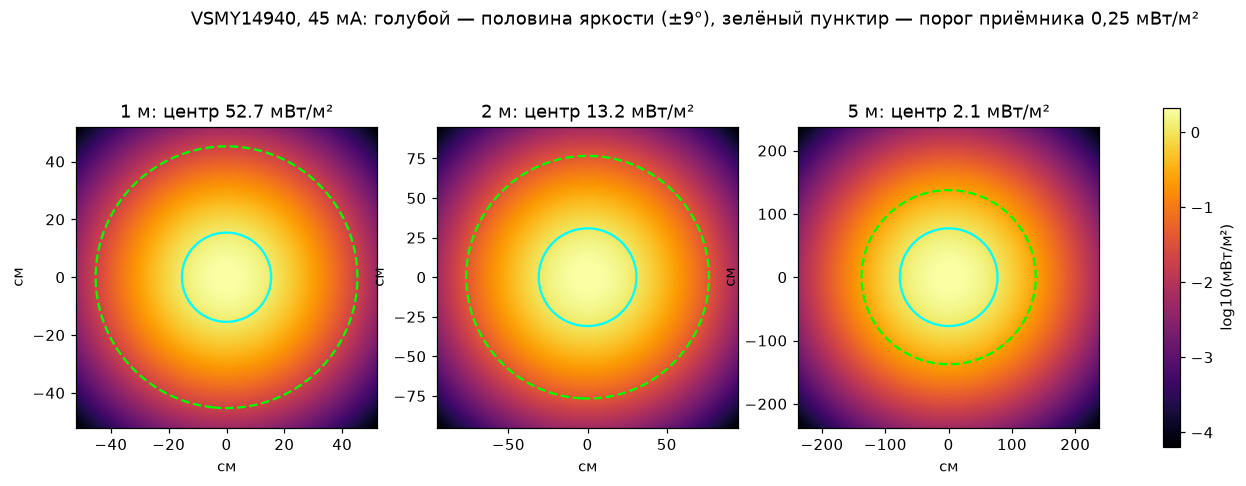

Python code for this plot:
"""Пятно ИК-светодиода VSMY14940 на стене в 1, 2, 5 м.

Модель (допущения помечены):
- Ie на оси из даташита Vishay (Rev 1.4): 82 мВт/ср тип., 50 мин. при 70 мА; линейно по току (допущение).
- Ток одного светодиода 45 мА при 3,0 В и RL 33 Ом (оценка из расчёта v5, docs/source_package_v5_nrf).
- Диаграмма: гаусс с полушириной по половине интенсивности ±9° (даташит даёт только ±9°; форма — допущение).
- Плоская стена перпендикулярно оси: E = I(θ)·cos(θ)/r², r = d/cos(θ).
- Порог приёмника: 0,12 (типично) и 0,25 мВт/м² (худший) — оценка из README v5, по методике Vishay.
"""
import math
import matplotlib
matplotlib.use("Agg")
import matplotlib.pyplot as plt
import numpy as np

IE70_TYP, IE70_MIN = 82.0, 50.0  # мВт/ср при 70 мА
I_LED = 45.0                       # мА, оценка
HW = 9.0                           # градусов, половина интенсивности
TH_TYP, TH_WORST = 0.12, 0.25      # мВт/м²

def irradiance(ie0, x, y, d):
    r2 = x**2 + y**2 + d**2
    cos_t = d / np.sqrt(r2)
    th = np.degrees(np.arccos(cos_t))
    i = ie0 * np.exp(-math.log(2) * (th / HW) ** 2)
    return i * cos_t / r2

def radius_where(ie0, d, level):
    rs = np.linspace(0, d * 2, 20001)
    e = irradiance(ie0, rs, 0, d)
    ok = rs[e >= level]
    return ok.max() if ok.size else 0.0

ie_typ = IE70_TYP * I_LED / 70
ie_min = IE70_MIN * I_LED / 70
rows = []
fig, axs = plt.subplots(1, 3, figsize=(15, 5))
for ax, d in zip(axs, [1, 2, 5]):
    half = d * math.tan(math.radians(HW))
    span = max(half * 3, radius_where(ie_typ, d, TH_WORST) * 1.15)
    g = np.linspace(-span, span, 401)
    X, Y = np.meshgrid(g, g)
    E = irradiance(ie_typ, X, Y, d)
    im = ax.imshow(np.log10(E), extent=[-span*100, span*100, -span*100, span*100], cmap="inferno", origin="lower")
    ax.contour(X*100, Y*100, E, levels=[E.max()/2], colors="cyan", linewidths=1.5)
    ax.contour(X*100, Y*100, E, levels=[TH_WORST], colors="lime", linewidths=1.5, linestyles="--")
    ax.set_title(f"{d} м: центр {E.max():.1f} мВт/м²")
    ax.set_xlabel("см"); ax.set_ylabel("см")
    rows.append((d, E.max(), half*2, radius_where(ie_typ, d, TH_WORST)*2, radius_where(ie_min, d, TH_WORST)*2))
fig.suptitle("VSMY14940, 45 мА: голубой — половина яркости (±9°), зелёный пунктир — порог приёмника 0,25 мВт/м²")
fig.colorbar(im, ax=axs, label="log10(мВт/м²)", shrink=0.8)
fig.savefig(__file__.replace(".py", ".png"), dpi=110, bbox_inches="tight")
print("d,м | центр, мВт/м² | пятно ½ яркости, см | зона приёма (тип. LED), м | зона приёма (мин. LED), м")
for d, c, h, z, zm in rows:
    print(f"{d} | {c:.1f} | {h*100:.0f} | {z:.2f} | {zm:.2f}")
